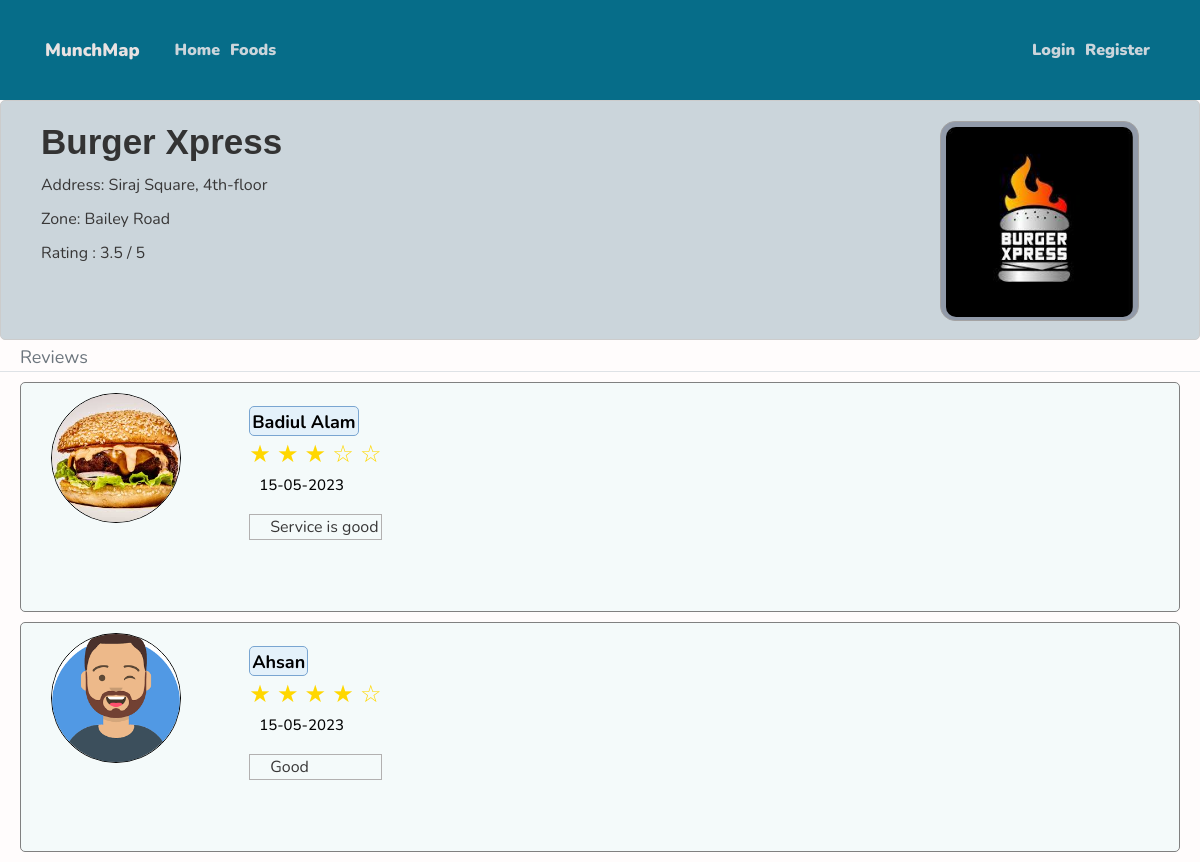
The page /review/1 on the database its author committed.
### website/models.py (models this page shows, shortened)
class Restaurant(db.Model):
    id = db.Column(db.Integer, primary_key=True)
    name = db.Column(db.String(100), nullable=False)
    owner_id = db.Column(db.Integer, db.ForeignKey('user.id'), nullable=False)
    image_file = db.Column(db.String(20), nullable=False,
                           default='default.jpg')
    location = db.Column(db.String(100), nullable=False)
    description = db.Column(db.Text, nullable=False, default='No description')
    detail_location = db.Column(db.Text)
    rating = db.Column(db.Float, default=0.0)
    foods = db.relationship('Food', backref='belong_to', lazy=True)
    reviews = db.relationship(
        'RestaurantReview', backref='review_for', lazy=True)
    rating_count = db.Column(db.Float, nullable=False, default=0.0)
    total_rating = db.Column(db.Float, nullable=False, default=0.0)
    ratign = db.Column(db.Float, nullable=False, default=0.0)

class RestaurantReview(db.Model):
    id = db.Column(db.Integer, primary_key=True)
    restaurant_id = db.Column(db.Integer, db.ForeignKey(
        'restaurant.id'), nullable=False)
    reviewer_id = db.Column(db.Integer, db.ForeignKey(
        'user.id'), nullable=False)
    description = db.Column(db.Text)
    date_posted = db.Column(db.DateTime, nullable=False,
                            default=datetime.utcnow)
    rating = db.Column(db.Integer, nullable=False, default=0)

class User(db.Model, UserMixin):
    id = db.Column(db.Integer, primary_key=True)
    username = db.Column(db.String(20), unique=True, nullable=False)
    email = db.Column(db.String(120), unique=True, nullable=False)
    image_file = db.Column(db.String(20), nullable=False,
                           default='default.jpg')
    password = db.Column(db.String(60), nullable=False)
    restaurants = db.relationship('Restaurant', backref='owner', lazy=True)
    restaurant_reviews = db.relationship(
        'RestaurantReview', backref='reviewer', lazy=True)
    food_reviews = db.relationship('FoodReview', backref='reviewer', lazy=True)

### website/restaurants/routes.py (the view)
@restaurants.route("/review/<int:restaurant_id>")
def review_restaurant(restaurant_id):
    restaurant = Restaurant.query.get_or_404(restaurant_id)
    reviews = RestaurantReview.query.filter_by(restaurant_id=restaurant_id).order_by(
        RestaurantReview.date_posted.desc()).all()
    return render_template('review2.html', restaurant=restaurant, reviews=reviews)

### website/templates/review2.html (shortened to what this page needs)
<!DOCTYPE html>
<html>
  <head>
    <link
      rel="stylesheet"
      href="https://maxcdn.bootstrapcdn.com/bootstrap/4.0.0/css/bootstrap.min.css"
    />
    <link
      rel="stylesheet"
      href="https://cdnjs.cloudflare.com/ajax/libs/font-awesome/5.15.3/css/all.min.css"
    />
    <link
      rel="stylesheet"
      type="text/css"
      href="{{ url_for('static', filename='review.css') }}"
    />
  </head>
  <body>
    <header class="site-header">
      <nav class="navbar navbar-expand-md navbar-dark bg-steel fixed-top">
        <div class="container">
          <a class="navbar-brand mr-8" href="/">MunchMap</a>
          <div class="collapse navbar-collapse" id="navbarToggle">
            <div class="navbar-nav mr-auto">
              <a class="nav-item nav-link" href="{{ url_for('main.home') }}"
                >Home</a
              >
              <a class="nav-item nav-link" href="{{ url_for('main.home2') }}"
                >Foods</a
              >
            </div>
            <div class="navbar-nav">
              {% if current_user.is_authenticated %}
              <a
                class="nav-item nav-link"
                href="{{ url_for('restaurants.new_restaurant') }}"
                >Create Restaurant</a
              >
              <a class="nav-item nav-link" href="{{ url_for('users.account') }}"
                >{{ current_user.username }}</a
              >
              <a class="nav-item nav-link" href="{{ url_for('users.logout') }}"
                >Logout</a
              >
              {% else %}
              <a class="nav-item nav-link" href="{{ url_for('users.login') }}"
                >Login</a
              >
              <a
                class="nav-item nav-link"
                href="{{ url_for('users.register') }}"
                >Register</a
              >
              {% endif %}
            </div>
          </div>
        </div>
      </nav>
    </header>
    <div class="restaurant-details">
      <div class="text-container">
        <h1>{{ restaurant.name }}</h1>
        <p>Address: {{ restaurant.detail_location }}</p>
        <p>Zone: {{ restaurant.location }}</p>
        {% if restaurant.rating_count > 0 %}
        <p>
          Rating : {{ (restaurant.total_rating/restaurant.rating_count) |
          round(1) }} / 5
        </p>
        {% else %}
        <p>Rating : 0 / 5</p>
        {% endif %}
      </div>
      <div class="cover-image-container">
        <img
          class="cut-image"
          src="{{ url_for('static', filename='profile_pics/' + restaurant.image_file) }}"
          alt="Rest Image"
        />
      </div>
    </div>
    <div class="row">
      <div class="col-md-10">
      </div>
    </div>
    <div class="border-bottom pt-1">
      <text
        class="text-muted"
        ,
        style="margin-left: 20px; margin-bottom: 20px; font-size: large"
      >
        Reviews
      </text>
    </div>
    {% set flag = [] %}
    <div class="reviews">
      {% for review in restaurant.reviews %}
      <div class="review">
        <div class="profile-pic">
          <img
            src="{{ url_for('static', filename='profile_pics/' + review.reviewer.image_file) }}"
            alt="Profile Picture"
          />
        </div>
        <div class="review-content">
          {% if review.reviewer == current_user %}
          <div class="username" style="color: blueviolet">
            {% set temp = flag.append(TRUE) %} {{ review.reviewer.username }}
            (me)
          </div>
          {% else %}
          <div class="username">{{ review.reviewer.username }}</div>
          {% endif %}
          <div class="rating-stars">
            {% set filled_stars = review.rating %} {% set empty_stars = 5 -
            review.rating %} {% for _ in range(filled_stars) %}
            <span class="filled-star">★</span>
            {% endfor %} {% for _ in range(empty_stars) %}
            <span class="empty-star"></span>
            {% endfor %}
          </div>
          <h4
            style="
              margin-left: 30px;
              vertical-align: middle;
              margin-top: 10px;
              margin-bottom: 20px;
            "
          >
            {{ review.date_posted.strftime('%d-%m-%Y') }}
          </h4>
          <div class="review-description"><p>{{ review.description }}</p></div>
        </div>
      </div>
      {% endfor %}
    </div>
  </body>
</html>

### website/static/review.css (style rules this page uses)
* { font-family: "Nunito", sans-serif; margin: 0; padding: 0; box-sizing: border-box; outline: none; border: none; text-decoration: none; transition: all 0.2s linear; }
html { font-size: 62.5%; overflow-x: hidden; scroll-behavior: smooth; scroll-padding-top: 6rem; }
body { background: #fffcfc; color: #c86a6a; margin-top: 10rem; }
h1, h2, h3, h4, h5, h6 { color: #040404; }
a { color: black; font-size: large; font-weight: 1000; }
.bg-steel { background-color: #066d89; height: 100px; position: absolute; transition: transform 0.3s ease; top: 0; left: 0; width: 100%; }
.site-header .navbar-nav .nav-link { color: #cbd5db; font-size: medium; }
.site-header .navbar-brand { color: rgb(232, 226, 226); font-size: large; margin-right: 30px; border: #1f2223; }
.cut-image { padding: 5px; height: 200px; border-radius: 15px; }
h1 { font-family: Arial, sans-serif; color: #333; margin-bottom: 10px; font-size: 35px; font-weight: 700; }
p { color: #383737; margin-bottom: 10px; font-size: medium; }
.review { display: flex; height: 230px; margin-top: 10px; margin-bottom: 10px; margin-left: 20px; margin-right: 20px; border: 1px solid gray; border-radius: 5px; background-color: #f4fafa; }
.profile-pic img { width: 130px; height: 130px; border-radius: 50%; object-fit: cover; margin-top: 10px; margin-left: 30px; border-radius: 75px; border: 1px solid black; }
.review-content { margin-left: 25px; padding: 2%; }
.review-content .username { text-align: center; height: 30px; width: fit-content; margin-top: 0; background-color: #e4f1fa; margin-left: 20px; scale: 1; color: black; font-weight: 700; border: 1px solid rgb(121, 165, 209); border-radius: 5px; padding: 2px; font-size: large; }
.review-content p { margin-left: 20px; margin-bottom: 0; font-size: medium; }
.restaurant-details { display: flex; background-color: #cbd5db; margin-top: 80px; width: 100%; padding-right: 40px; padding-left: 40px; padding-top: 20px; padding-bottom: 20px; height: 240px; border: 1px solid #ccc; border-radius: 5px; }
.text-container { flex-grow: 1; }
.cover-image-container { margin-right: 20px; border: 1px solid rgb(164, 163, 163); height: 200px; width: fit-content; border-radius: 15px; background-color: #919aa9; margin-bottom: 20px; }
.rating-stars { color: #ffd700; height: 30px; font-size: 24px; display: inline-block; vertical-align: middle; margin-left: 20px; }
.empty-star:before { content: "\2606"; }
.review-description { align-self: left; margin-left: 20px; height: fit-content; min-height: 20px; border: 1px solid rgb(178, 176, 176); }

### rows shown on the page
Restaurant: name "Burger Xpress", detail_location "Siraj Square, 4th-floor", location "Bailey Road", total_rating+rating_count "3.5", image_file (picture)
RestaurantReview: image_file (placeholder picture), reviewer.username "Badiul Alam", date_posted "15-05-2023", description "Service is good"
RestaurantReview: image_file (picture), reviewer.username "Ahsan", date_posted "15-05-2023", description "Good"
